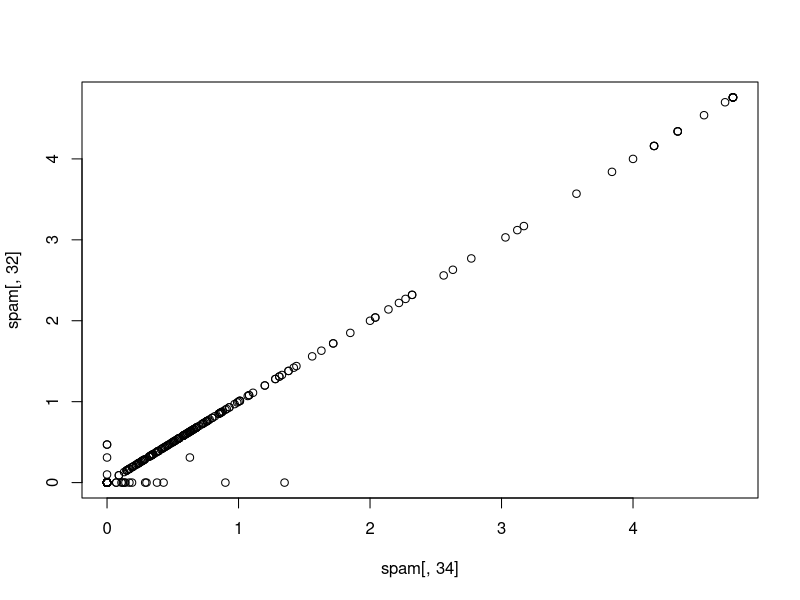
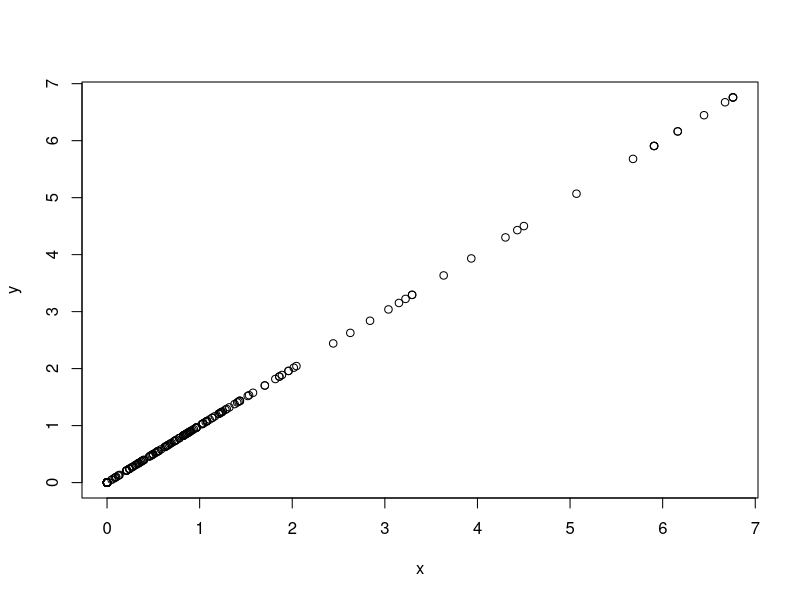
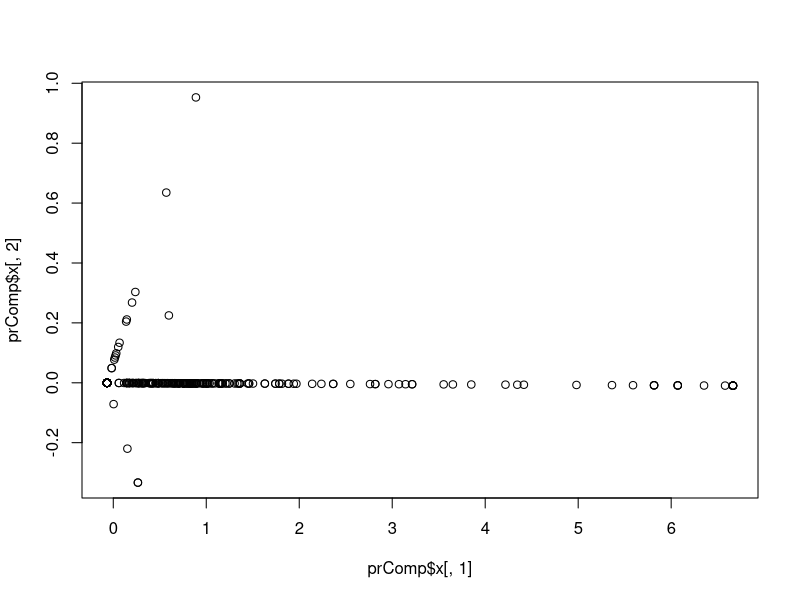
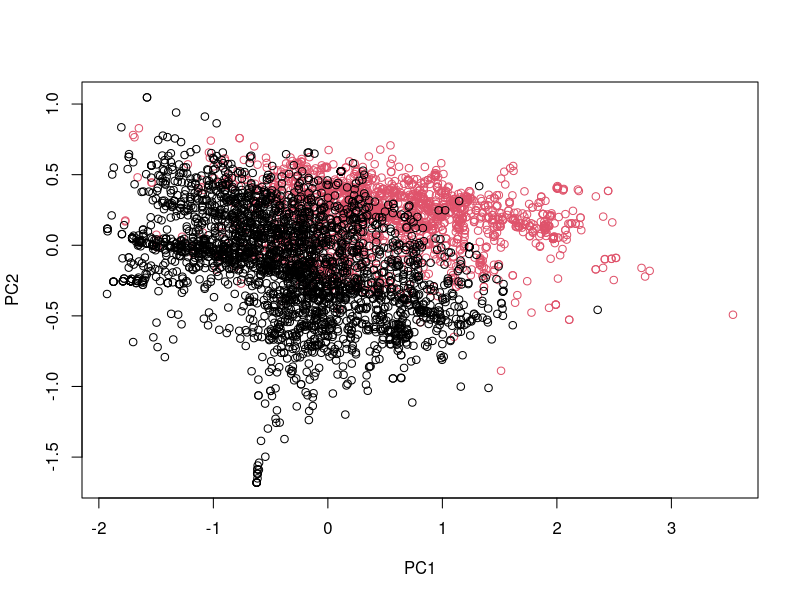
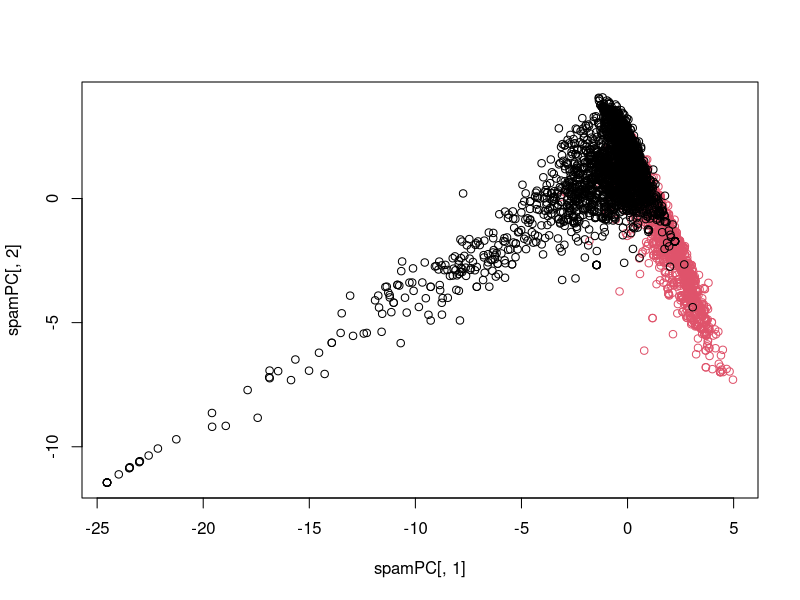

These figures' R source, in order: (Note: this script raises an error after producing the figures.)
# Principal Component Analysis
library(caret)
library(kernlab)
data(spam)

inTrain <- createDataPartition(y = spam$type, p = 0.75, list = FALSE)

training <- spam[inTrain, ]
testing <- spam[-inTrain, ]

M <- abs(cor(training[, -58]))
diag(M) <- 0
which(M > 0.8, arr.ind = TRUE)

# Looking at two variables in particular
names(spam)[c(34, 32)]
plot(spam[, 34], spam[, 32])
cor(spam[, 34], spam[, 32])

# Since these two variables are almost the same, we can reduce them
x <- 0.71 * training$num415 + 0.71 * training$num857
y <- 0.71 * training$num415 + 0.71 * training$num857
plot(x, y)

# PCA in R
smallSpam <- spam[, c(34, 32)]
prComp <- prcomp(smallSpam)
plot(prComp$x[,1], prComp$x[, 2])

# PCA on Spam Data
typeColor <- ((spam$type=="spam")*1 + 1)
prComp <- prcomp(log10(spam[,-58]+1))
plot(prComp$x[,1],prComp$x[,2],col=typeColor,xlab="PC1",ylab="PC2")

preProc <- preProcess(log10(spam[,-58]+1),method="pca",pcaComp=2)
spamPC <- predict(preProc,log10(spam[,-58]+1))
plot(spamPC[,1],spamPC[,2],col=typeColor)

# Preprocessing with PCA
preProc <- preProcess(log10(training[,-58]+1),method="pca",pcaComp=2)
trainPC <- predict(preProc,log10(training[,-58]+1))
#modelFit <- train(training$type ~ .,method="glm",data=trainPC)
modelFit <- train(x = trainPC, y = training$type,method="glm")
confusionMatrix(training[, 1], predict(modelFit, training))
